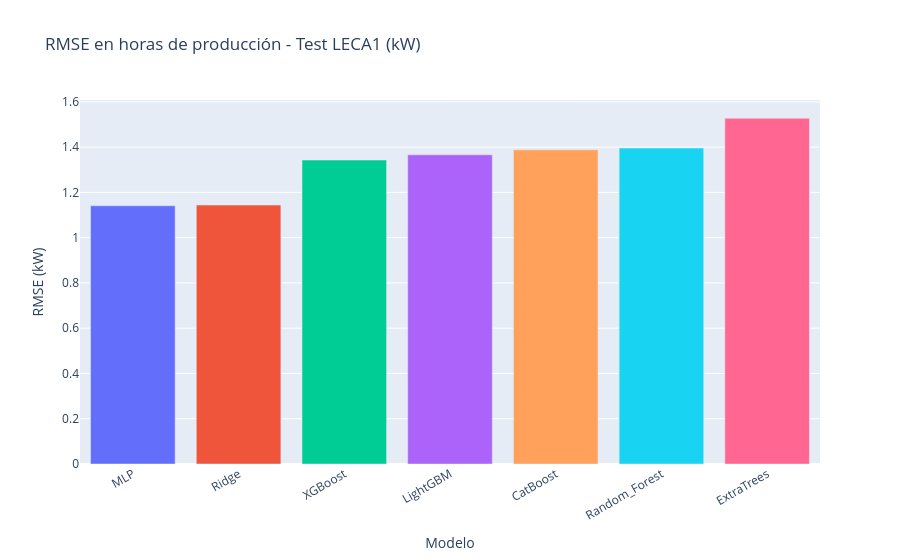

This figure's notebook cell:
### Markdown cell above
### 8. Gráfico comparativo de RMSE en horas de producción

### Code cell
fig = px.bar(
    df_all_results.sort_values("RMSE_luz (kW)"),
    x="Modelo", y="RMSE_luz (kW)", color="Modelo",
    title="RMSE en horas de producción - Test LECA1 (kW)",
    labels={"RMSE_luz (kW)": "RMSE (kW)"},
)
fig.update_layout(showlegend=False, xaxis_tickangle=-30)
fig.show()

### Figure 1 — Plotly figure (JSON) as saved in the notebook; plotly's stock layout.template omitted (floating-point values rounded to 4 significant figures)
{"data": [{"hovertemplate": "Modelo=%{x}<br>RMSE (kW)=%{y}<extra></extra>", "legendgroup": "MLP", "marker": {"color": "#636efa", "pattern": {"shape": ""}}, "name": "MLP", "orientation": "v", "showlegend": true, "textposition": "auto", "type": "bar", "x": ["MLP"], "xaxis": "x", "y": [1.141], "yaxis": "y"}, {"hovertemplate": "Modelo=%{x}<br>RMSE (kW)=%{y}<extra></extra>", "legendgroup": "Ridge", "marker": {"color": "#EF553B", "pattern": {"shape": ""}}, "name": "Ridge", "orientation": "v", "showlegend": true, "textposition": "auto", "type": "bar", "x": ["Ridge"], "xaxis": "x", "y": [1.144], "yaxis": "y"}, {"hovertemplate": "Modelo=%{x}<br>RMSE (kW)=%{y}<extra></extra>", "legendgroup": "XGBoost", "marker": {"color": "#00cc96", "pattern": {"shape": ""}}, "name": "XGBoost", "orientation": "v", "showlegend": true, "textposition": "auto", "type": "bar", "x": ["XGBoost"], "xaxis": "x", "y": [1.343], "yaxis": "y"}, {"hovertemplate": "Modelo=%{x}<br>RMSE (kW)=%{y}<extra></extra>", "legendgroup": "LightGBM", "marker": {"color": "#ab63fa", "pattern": {"shape": ""}}, "name": "LightGBM", "orientation": "v", "showlegend": true, "textposition": "auto", "type": "bar", "x": ["LightGBM"], "xaxis": "x", "y": [1.366], "yaxis": "y"}, {"hovertemplate": "Modelo=%{x}<br>RMSE (kW)=%{y}<extra></extra>", "legendgroup": "CatBoost", "marker": {"color": "#FFA15A", "pattern": {"shape": ""}}, "name": "CatBoost", "orientation": "v", "showlegend": true, "textposition": "auto", "type": "bar", "x": ["CatBoost"], "xaxis": "x", "y": [1.388], "yaxis": "y"}, {"hovertemplate": "Modelo=%{x}<br>RMSE (kW)=%{y}<extra></extra>", "legendgroup": "Random_Forest", "marker": {"color": "#19d3f3", "pattern": {"shape": ""}}, "name": "Random_Forest", "orientation": "v", "showlegend": true, "textposition": "auto", "type": "bar", "x": ["Random_Forest"], "xaxis": "x", "y": [1.396], "yaxis": "y"}, {"hovertemplate": "Modelo=%{x}<br>RMSE (kW)=%{y}<extra></extra>", "legendgroup": "ExtraTrees", "marker": {"color": "#FF6692", "pattern": {"shape": ""}}, "name": "ExtraTrees", "orientation": "v", "showlegend": true, "textposition": "auto", "type": "bar", "x": ["ExtraTrees"], "xaxis": "x", "y": [1.528], "yaxis": "y"}], "layout": {"barmode": "relative", "legend": {"title": {"text": "Modelo"}, "tracegroupgap": 0}, "showlegend": false, "title": {"text": "RMSE en horas de producción - Test LECA1 (kW)"}, "xaxis": {"anchor": "y", "categoryarray": ["MLP", "Ridge", "XGBoost", "LightGBM", "CatBoost", "Random_Forest", "ExtraTrees"], "categoryorder": "array", "domain": [0, 1], "tickangle": -30, "title": {"text": "Modelo"}}, "yaxis": {"anchor": "x", "domain": [0, 1], "title": {"text": "RMSE (kW)"}}}}
